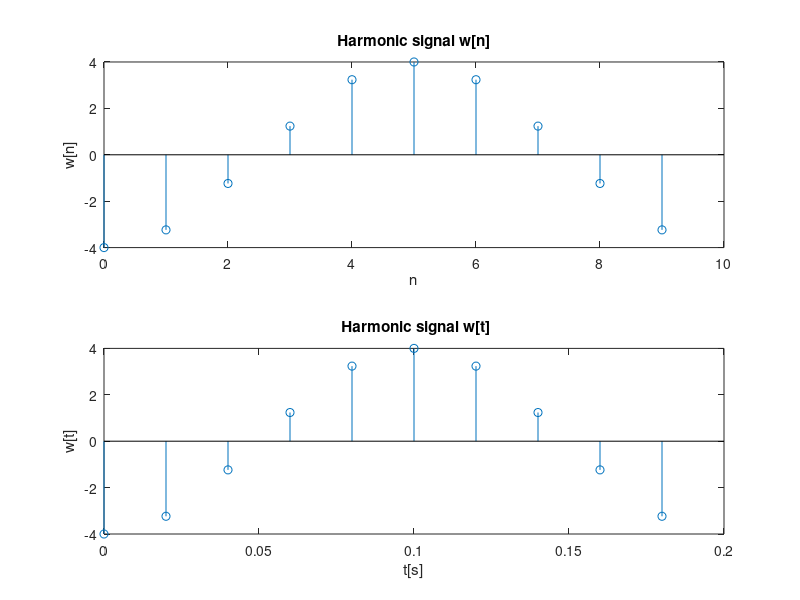

Write the MATLAB code that produced this figure.
%--------------------------------------------------------------------------
%Example Cviceni 2 PMZS - Diskretni signal
%--------------------------------------------------------------------------
clear all;
close all;

%--------------------------------------------------------------------------
%Signal definition w[n]
N=10;            %signal period 
POINT_NUMBER = N; %period numbers
Ts=1/50; %sampling frequency
% Harmonic signal defintion
Wmax = 4;
OMEGA = 10*pi;
phase = pi;

n=0:1:POINT_NUMBER-1;				%time axe
w=Wmax*cos(OMEGA*n*Ts+phase);		% signal w[n]

%Signal graphs w[n]
subplot(2,1,1)
stem(n,w); 
xlabel('n')
ylabel('w[n]')
title('Harmonic signal w[n]')

%Signal graphs w[n]
t1 = Ts.*n;
subplot(2,1,2)
stem(t1,w); 
xlabel('t[s]')
ylabel('w[t]')
title(' Harmonic signal w[t]')

